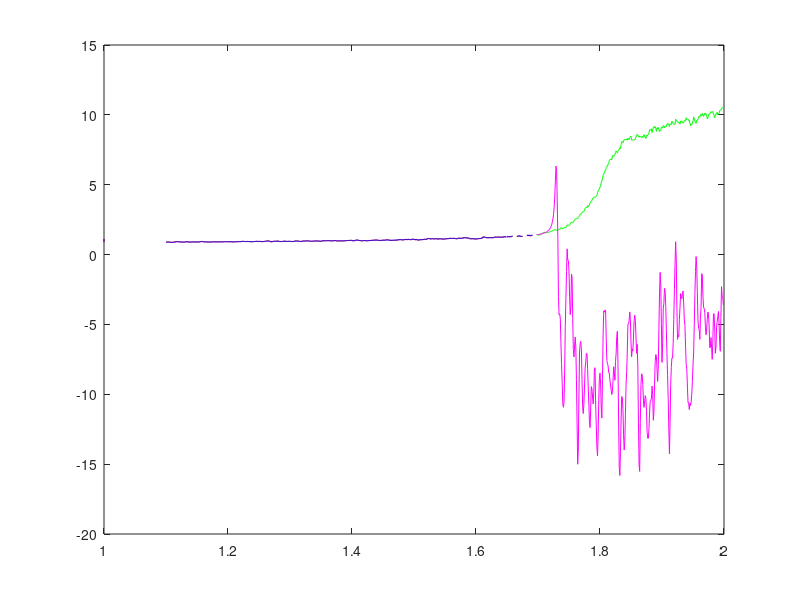

This figure's MATLAB source:
clear all
close all
clc
rng('shuffle'); % Shuffle the random number generator seed

dim = 41;
dim_T=40;

n = 2000;   %NMF
eig_rho =0.682;
W_in_a =0.0235;
alpha = 0.572;
beta = 10^(-3.9404);
k = 0.2535;
bias=1.4794;





%% data simulation

  load NMF_1.mat
  data=data(:,1:1100);
  %data=normalize(data);

% set the washup, training, and testing length
transient_length = 0e3;
washup_length = 0.1e3;
train_length = 0.55e3 + washup_length;
valtesting_length = 50;
testing_length = 300;
short_prediction_length = 50;


tmax = (transient_length + washup_length + train_length + valtesting_length+testing_length + 1);
data_length_all = washup_length + train_length +valtesting_length+ testing_length + 1;


%% reservoir computer configuration

W_in = W_in_a*(2*rand(n,dim)-1);
% hidden network: symmeric, normally distributed, with mean 0 and variance 1.
A = sprandsym(n, k); 
%rescale eig
eig_D=eigs(A,1); %only use the biggest one. Warning about the others is harmless
A=(eig_rho/(abs(eig_D))).*A;
A=full(A);

%% train
disp('training...')
tic;

udata = data;

r_train = zeros(n,train_length - washup_length);
y_train = zeros(dim_T,train_length - washup_length);
r_end = zeros(n,1);

udata=udata';
% train_x: input; train_y: target
train_x = zeros(train_length,dim);
train_y = zeros(train_length,dim_T);
train_x(:,:) = udata(1:train_length,:);
train_y(:,:) = udata(2:train_length+1,1:dim_T);
train_x = train_x';
train_y = train_y';
% initialize r state with all zeros, also can be chosen as random numebrs
r_all = zeros(n,train_length+1);
% update the r state step by step
for ti=1:train_length
    r_all(:,ti+1) = (1-alpha)*r_all(:,ti) + alpha*tanh(A * r_all(:,ti)+W_in*train_x(:,ti)+bias);
end

r_out=r_all(:,washup_length+2:end); 
r_out(2:2:end,:)=r_out(2:2:end,:).^2;
r_end(:)=r_all(:,end); 

r_train(:,:) = r_out;
y_train = train_y(:,washup_length+1:end);
% calculate the weights of Wout
Wout = y_train *r_train'*(r_train*r_train'+beta*eye(n))^(-1);
pred_train=Wout*r_train;

t_train = toc;
disp(['training time: ', num2str(t_train)]);

%% test
disp('testing...')

valtesting_start = train_length+2;

test_pred_y = zeros(valtesting_length,dim_T);
test_real_y = zeros(valtesting_length,1);
test_real_y = udata(valtesting_start:(valtesting_start+valtesting_length-1),1:dim_T);

r=r_end;
% u = zeros(1,1);
%u = udata(train_length+1,1);
u = zeros(1,dim);
u = udata(train_length-1,1:dim);
u=u';

for t_i = 1:valtesting_length

    r = (1-alpha) * r + alpha * tanh(A*r+W_in*u+bias);
    r_out = r;
    r_out(2:2:end,1) = r_out(2:2:end,1).^2; %even number -> squared
    predict_y = Wout * r_out;
    test_pred_y(t_i,:) = predict_y;
             % u= [predict_y;udata(train_length-1+t_i,41)];
             u= udata(train_length+t_i+1,:);
             u=u';
      % u= predict_y;
%     u=u';
end

error(:,:) = test_pred_y(1:short_prediction_length,:) - test_real_y(1:short_prediction_length,:); 

se_ts = sum( abs(error).^2  ,2);
rmse = sqrt( mean(se_ts) );


testing_start = train_length+valtesting_length+2;

test_pred_yc = zeros(testing_length,dim_T);
test_real_yc = zeros(testing_length,1);
test_real_yc = udata(testing_start:(testing_start+testing_length-1),1:dim_T);

for t_i = 1:testing_length

    r = (1-alpha) * r + alpha * tanh(A*r+W_in*u+bias);
    r_out = r;
    r_out(2:2:end,1) = r_out(2:2:end,1).^2; %even number -> squared
    predict_y = Wout * r_out;
    test_pred_yc(t_i,:) = predict_y;
             u= [predict_y;udata(train_length+valtesting_length-1+t_i,41)];
             
end


%% prediction plots
% 
figure();


target_train=mean(y_train,1);
prediction_train=mean(pred_train,1);

target_test=mean(test_real_y,2);
prediction_test=mean(test_pred_y,2);
% 
target_testc=mean(test_real_yc,2);
prediction_testc=mean(test_pred_yc,2);
c=data(41,:);
plot(c(101:650),target_train,'r')
hold on
plot(c(101:650),prediction_train,'b')
hold on
plot(c(651:700),target_test, 'r--', LineWidth=1);
hold on
plot(c(651:700),prediction_test, 'b--', LineWidth=1);
hold on
plot(c(701:1000),target_testc, 'g-', LineWidth=1);
hold on
plot(c(701:1000),prediction_testc, 'm', LineWidth=1);
